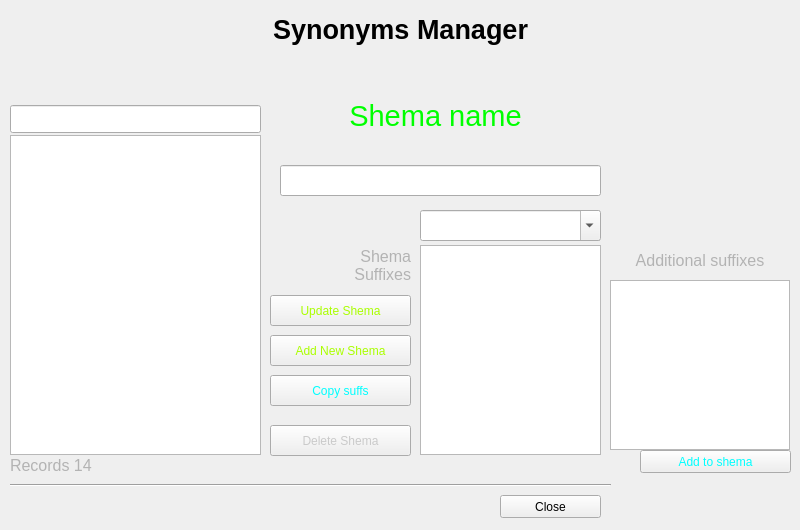
<?xml version="1.0" encoding="UTF-8"?>
<ui version="4.0">
 <class>Dialog</class>
 <widget class="QDialog" name="Dialog">
  <property name="geometry">
   <rect>
    <x>0</x>
    <y>0</y>
    <width>800</width>
    <height>530</height>
   </rect>
  </property>
  <property name="windowTitle">
   <string>Dialog</string>
  </property>
  <widget class="QListWidget" name="lst_shema">
   <property name="geometry">
    <rect>
     <x>10</x>
     <y>135</y>
     <width>251</width>
     <height>320</height>
    </rect>
   </property>
   <property name="font">
    <font>
     <pointsize>14</pointsize>
    </font>
   </property>
   <property name="styleSheet">
    <string notr="true">QListWidget::item:selected { background-color: green; }</string>
   </property>
  </widget>
  <widget class="QLabel" name="lbl_suff">
   <property name="geometry">
    <rect>
     <x>280</x>
     <y>245</y>
     <width>131</width>
     <height>41</height>
    </rect>
   </property>
   <property name="font">
    <font>
     <pointsize>12</pointsize>
    </font>
   </property>
   <property name="styleSheet">
    <string notr="true">color: rgb(179, 179, 179);</string>
   </property>
   <property name="text">
    <string>Shema
Suffixes</string>
   </property>
   <property name="alignment">
    <set>Qt::AlignRight|Qt::AlignTrailing|Qt::AlignVCenter</set>
   </property>
  </widget>
  <widget class="QLabel" name="lbl_count">
   <property name="geometry">
    <rect>
     <x>10</x>
     <y>455</y>
     <width>251</width>
     <height>21</height>
    </rect>
   </property>
   <property name="font">
    <font>
     <pointsize>12</pointsize>
    </font>
   </property>
   <property name="styleSheet">
    <string notr="true">color: rgb(179, 179, 179);</string>
   </property>
   <property name="text">
    <string>Records 14</string>
   </property>
  </widget>
  <widget class="QLineEdit" name="txt_name">
   <property name="geometry">
    <rect>
     <x>280</x>
     <y>165</y>
     <width>321</width>
     <height>31</height>
    </rect>
   </property>
   <property name="font">
    <font>
     <pointsize>16</pointsize>
    </font>
   </property>
  </widget>
  <widget class="QLineEdit" name="txt_find">
   <property name="geometry">
    <rect>
     <x>10</x>
     <y>105</y>
     <width>251</width>
     <height>28</height>
    </rect>
   </property>
   <property name="font">
    <font>
     <pointsize>12</pointsize>
    </font>
   </property>
   <property name="styleSheet">
    <string notr="true">color: rgb(170, 255, 255);</string>
   </property>
  </widget>
  <widget class="QPushButton" name="btn_add">
   <property name="geometry">
    <rect>
     <x>270</x>
     <y>335</y>
     <width>141</width>
     <height>31</height>
    </rect>
   </property>
   <property name="styleSheet">
    <string notr="true">QPushButton {color: rgb(170, 255, 0);}
QPushButton:disabled { color: rgb(130, 130, 130);}
QPushButton:hover {background-color: qlineargradient(spread:pad, x1:0, y1:0.00568182, x2:0.98, y2:0.982955, stop:0 rgb(38, 19, 255), stop:1 rgb(150, 207, 207));}
</string>
   </property>
   <property name="text">
    <string>Add New Shema</string>
   </property>
   <property name="icon">
    <iconset>
     <normaloff>../images/add_schema.png</normaloff>../images/add_schema.png</iconset>
   </property>
   <property name="autoDefault">
    <bool>false</bool>
   </property>
  </widget>
  <widget class="QPushButton" name="btn_close">
   <property name="geometry">
    <rect>
     <x>500</x>
     <y>495</y>
     <width>101</width>
     <height>23</height>
    </rect>
   </property>
   <property name="text">
    <string>Close</string>
   </property>
   <property name="autoDefault">
    <bool>false</bool>
   </property>
  </widget>
  <widget class="QPushButton" name="btn_copy">
   <property name="geometry">
    <rect>
     <x>270</x>
     <y>375</y>
     <width>141</width>
     <height>31</height>
    </rect>
   </property>
   <property name="styleSheet">
    <string notr="true">QPushButton {color: rgb(0, 255, 255);}
QPushButton:disabled { color: rgb(130, 130, 130);}
QPushButton:hover {background-color: qlineargradient(spread:pad, x1:0, y1:0.00568182, x2:0.98, y2:0.982955, stop:0 rgb(38, 19, 255), stop:1 rgb(150, 207, 207));}
</string>
   </property>
   <property name="text">
    <string>Copy suffs</string>
   </property>
   <property name="icon">
    <iconset>
     <normaloff>../images/copy.png</normaloff>../images/copy.png</iconset>
   </property>
   <property name="autoDefault">
    <bool>false</bool>
   </property>
  </widget>
  <widget class="QLabel" name="lbl_shema_name">
   <property name="geometry">
    <rect>
     <x>270</x>
     <y>75</y>
     <width>331</width>
     <height>81</height>
    </rect>
   </property>
   <property name="font">
    <font>
     <pointsize>22</pointsize>
    </font>
   </property>
   <property name="styleSheet">
    <string notr="true">color: rgb(0, 255, 0);</string>
   </property>
   <property name="text">
    <string>Shema name</string>
   </property>
   <property name="alignment">
    <set>Qt::AlignCenter</set>
   </property>
  </widget>
  <widget class="QPushButton" name="btn_update">
   <property name="geometry">
    <rect>
     <x>270</x>
     <y>295</y>
     <width>141</width>
     <height>31</height>
    </rect>
   </property>
   <property name="styleSheet">
    <string notr="true">QPushButton {color: rgb(170, 255, 0);}
QPushButton:disabled { color: rgb(130, 130, 130);}
QPushButton:hover {background-color: qlineargradient(spread:pad, x1:0, y1:0.00568182, x2:0.98, y2:0.982955, stop:0 rgb(38, 19, 255), stop:1 rgb(150, 207, 207));}
</string>
   </property>
   <property name="text">
    <string>Update Shema</string>
   </property>
   <property name="icon">
    <iconset>
     <normaloff>../images/update_schema.png</normaloff>../images/update_schema.png</iconset>
   </property>
   <property name="autoDefault">
    <bool>false</bool>
   </property>
  </widget>
  <widget class="Line" name="line">
   <property name="geometry">
    <rect>
     <x>10</x>
     <y>475</y>
     <width>601</width>
     <height>20</height>
    </rect>
   </property>
   <property name="orientation">
    <enum>Qt::Horizontal</enum>
   </property>
  </widget>
  <widget class="QTextEdit" name="txt_suff">
   <property name="geometry">
    <rect>
     <x>420</x>
     <y>245</y>
     <width>181</width>
     <height>210</height>
    </rect>
   </property>
   <property name="font">
    <font>
     <pointsize>12</pointsize>
    </font>
   </property>
  </widget>
  <widget class="QPushButton" name="btn_delete">
   <property name="geometry">
    <rect>
     <x>270</x>
     <y>425</y>
     <width>141</width>
     <height>31</height>
    </rect>
   </property>
   <property name="styleSheet">
    <string notr="true">QPushButton {color: rgb(202, 202, 202);}
QPushButton:disabled { color: rgb(130, 130, 130);}
QPushButton:hover {background-color: qlineargradient(spread:pad, x1:0, y1:0.00568182, x2:0.98, y2:0.982955, stop:0 rgb(255, 80, 0), stop:1 rgb(66, 20, 0));}</string>
   </property>
   <property name="text">
    <string>Delete Shema</string>
   </property>
   <property name="icon">
    <iconset>
     <normaloff>../images/delete_schema.png</normaloff>../images/delete_schema.png</iconset>
   </property>
   <property name="autoDefault">
    <bool>false</bool>
   </property>
  </widget>
  <widget class="QLabel" name="lbl_title">
   <property name="geometry">
    <rect>
     <x>0</x>
     <y>5</y>
     <width>801</width>
     <height>50</height>
    </rect>
   </property>
   <property name="font">
    <font>
     <pointsize>20</pointsize>
     <weight>75</weight>
     <bold>true</bold>
    </font>
   </property>
   <property name="text">
    <string>Synonyms Manager</string>
   </property>
   <property name="alignment">
    <set>Qt::AlignCenter</set>
   </property>
   <property name="textInteractionFlags">
    <set>Qt::LinksAccessibleByMouse|Qt::TextSelectableByMouse</set>
   </property>
  </widget>
  <widget class="QPushButton" name="btn_zoom_out">
   <property name="geometry">
    <rect>
     <x>570</x>
     <y>455</y>
     <width>31</width>
     <height>31</height>
    </rect>
   </property>
   <property name="text">
    <string/>
   </property>
   <property name="icon">
    <iconset>
     <normaloff>../images/zoom_out.png</normaloff>../images/zoom_out.png</iconset>
   </property>
   <property name="iconSize">
    <size>
     <width>30</width>
     <height>30</height>
    </size>
   </property>
   <property name="autoDefault">
    <bool>false</bool>
   </property>
   <property name="flat">
    <bool>true</bool>
   </property>
  </widget>
  <widget class="QPushButton" name="btn_zoom_in">
   <property name="geometry">
    <rect>
     <x>535</x>
     <y>455</y>
     <width>31</width>
     <height>31</height>
    </rect>
   </property>
   <property name="text">
    <string/>
   </property>
   <property name="icon">
    <iconset>
     <normaloff>../images/zoom_in.png</normaloff>../images/zoom_in.png</iconset>
   </property>
   <property name="iconSize">
    <size>
     <width>30</width>
     <height>30</height>
    </size>
   </property>
   <property name="autoDefault">
    <bool>false</bool>
   </property>
   <property name="flat">
    <bool>true</bool>
   </property>
  </widget>
  <widget class="QComboBox" name="cmb_apply">
   <property name="geometry">
    <rect>
     <x>420</x>
     <y>210</y>
     <width>181</width>
     <height>31</height>
    </rect>
   </property>
   <property name="font">
    <font>
     <pointsize>12</pointsize>
    </font>
   </property>
   <property name="editable">
    <bool>true</bool>
   </property>
  </widget>
  <widget class="QPushButton" name="btn_apply_refresh">
   <property name="geometry">
    <rect>
     <x>390</x>
     <y>210</y>
     <width>31</width>
     <height>31</height>
    </rect>
   </property>
   <property name="text">
    <string/>
   </property>
   <property name="icon">
    <iconset>
     <normaloff>../images/repeat.png</normaloff>../images/repeat.png</iconset>
   </property>
   <property name="iconSize">
    <size>
     <width>20</width>
     <height>20</height>
    </size>
   </property>
   <property name="autoDefault">
    <bool>false</bool>
   </property>
   <property name="flat">
    <bool>true</bool>
   </property>
  </widget>
  <widget class="QTextEdit" name="txt_additional">
   <property name="geometry">
    <rect>
     <x>610</x>
     <y>280</y>
     <width>180</width>
     <height>170</height>
    </rect>
   </property>
   <property name="font">
    <font>
     <pointsize>12</pointsize>
    </font>
   </property>
  </widget>
  <widget class="QLabel" name="lbl_additional">
   <property name="geometry">
    <rect>
     <x>610</x>
     <y>250</y>
     <width>180</width>
     <height>21</height>
    </rect>
   </property>
   <property name="font">
    <font>
     <pointsize>12</pointsize>
    </font>
   </property>
   <property name="styleSheet">
    <string notr="true">color: rgb(179, 179, 179);</string>
   </property>
   <property name="text">
    <string>Additional suffixes</string>
   </property>
   <property name="alignment">
    <set>Qt::AlignCenter</set>
   </property>
  </widget>
  <widget class="QPushButton" name="btn_additional">
   <property name="geometry">
    <rect>
     <x>640</x>
     <y>450</y>
     <width>151</width>
     <height>23</height>
    </rect>
   </property>
   <property name="styleSheet">
    <string notr="true">QPushButton {color: rgb(0, 255, 255);}
QPushButton:disabled { color: rgb(130, 130, 130);}
QPushButton:hover {background-color: qlineargradient(spread:pad, x1:0, y1:0.00568182, x2:0.98, y2:0.982955, stop:0 rgb(38, 19, 255), stop:1 rgb(150, 207, 207));}
</string>
   </property>
   <property name="text">
    <string>Add to shema</string>
   </property>
   <property name="icon">
    <iconset>
     <normaloff>../images/left.png</normaloff>../images/left.png</iconset>
   </property>
   <property name="autoDefault">
    <bool>false</bool>
   </property>
  </widget>
 </widget>
 <resources/>
 <connections/>
</ui>
